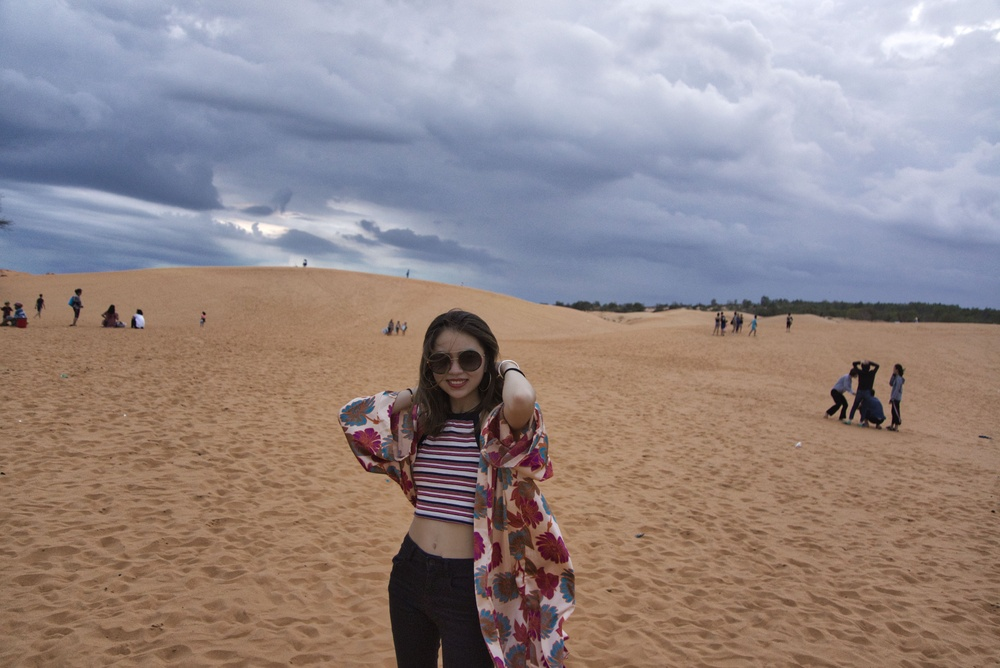
%> input picture Some trivial things/Matlab FFT Test/little_fairy.jpg, 1000 x 668 px, shrunk from 6024 x 4024 before the run, given in place of little_fairy.jpeg, which was not available
$ octave Matlab_FFT.m   (GNU Octave 9; MATLAB toolbox functions it lacks are replaced by stand-ins)
%> lines starting %> are read from the running program, lines starting %| are printed output that depends on the picture; pictures that were not available may be replaced by others from this repository, and a replacement may not be noted
clc;
clear;
A=imread('little_fairy.jpeg');
%> A is the input picture: size 668x1000x3 uint8; mean R, G, B 148.7, 135.5, 134.9
if ndims(A)==3
   A=rgb2gray(A);% 3D to 2D
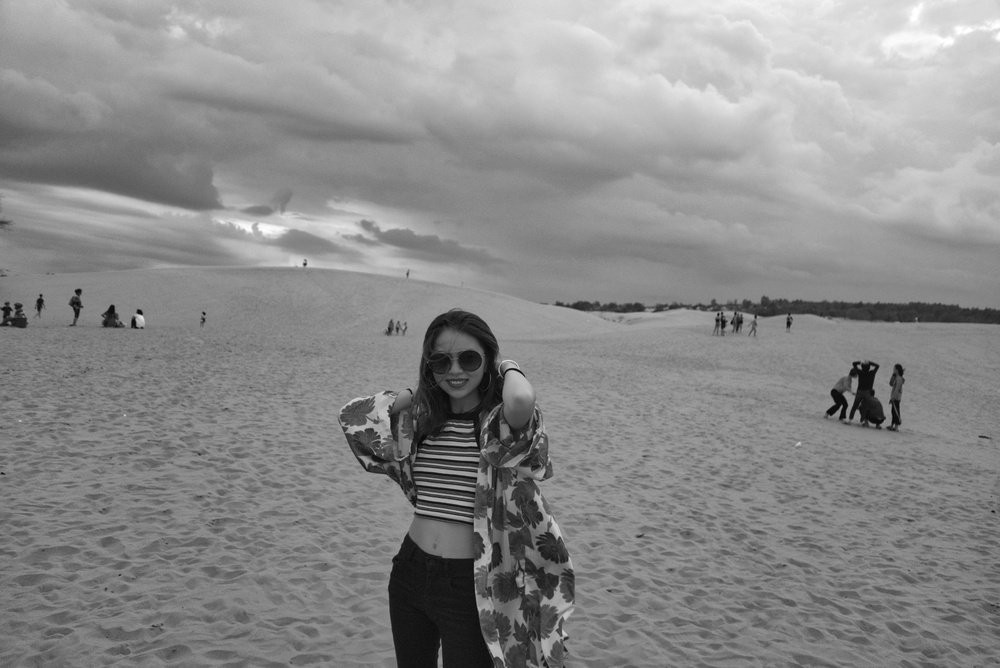
%> A: size 668x1000 uint8; min 6, max 255, mean 139.4
end
I=fft2(double(A));% change data to type double
B=fftshift(I);% move the zero zone to the center
C=log(1+abs(B));% show beatifully
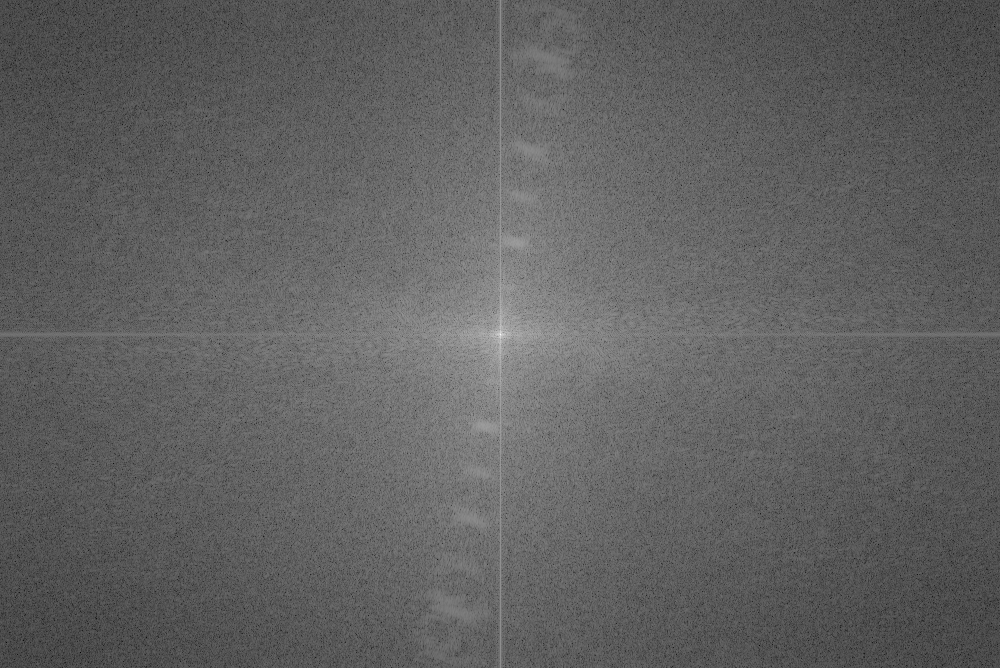
%> C: size 668x1000 double; min 1.4, max 18.35, mean 7.84; drawn with min black and max white
D = real(ifft2(I));
subplot(1,3,1),imshow(A),title('oringinal image');
subplot(1,3,2),imshow(C,[]),title('image of FFT');
subplot(1,3,3),imshow(D,[]),title('image of inverse FFT');
%  figure
%  imshow(C,[])

$ run again, with Some trivial things/Matlab FFT Test/_WSH0024.jpg copied over Some trivial things/Matlab FFT Test/little_fairy.jpg
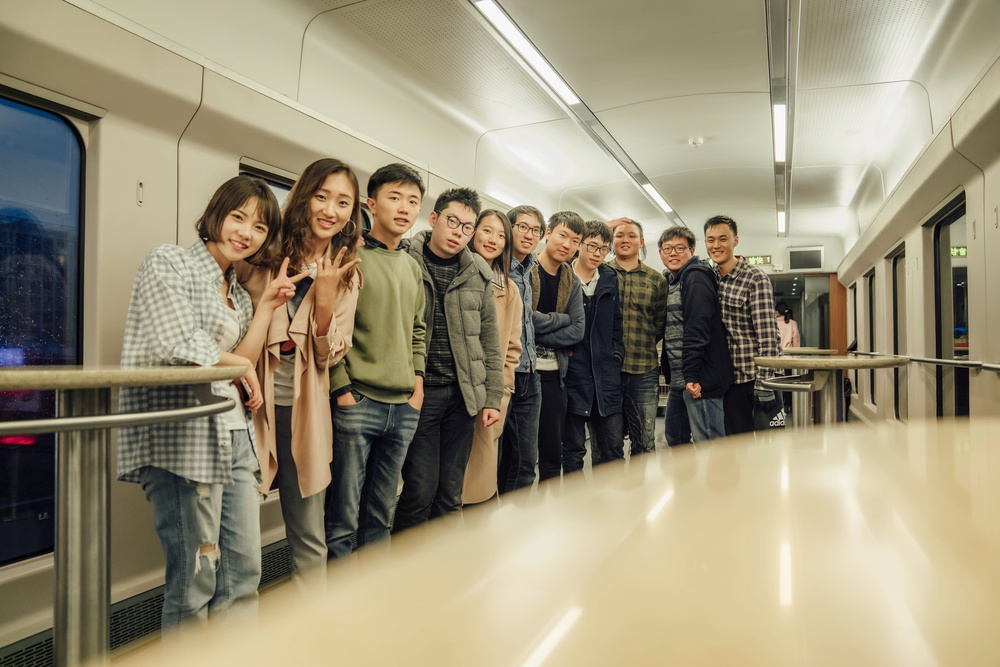
%> input picture Some trivial things/Matlab FFT Test/_WSH0024.jpg, 1000 x 667 px, shrunk from 7952 x 5304 before the run, given in place of little_fairy.jpeg, which was not available
%> A is the input picture: size 667x1000x3 uint8; mean R, G, B 153, 143.8, 119.3
%> `A=rgb2gray(A);`:
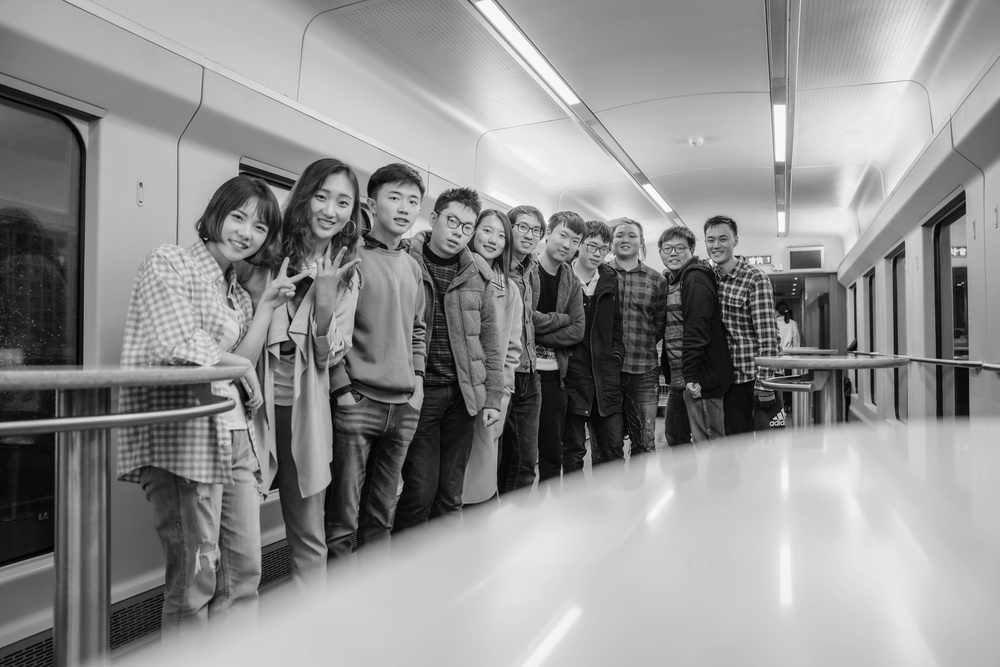
%> A: size 667x1000 uint8; min 0, max 255, mean 143.8
%> `C=log(1+abs(B));`:
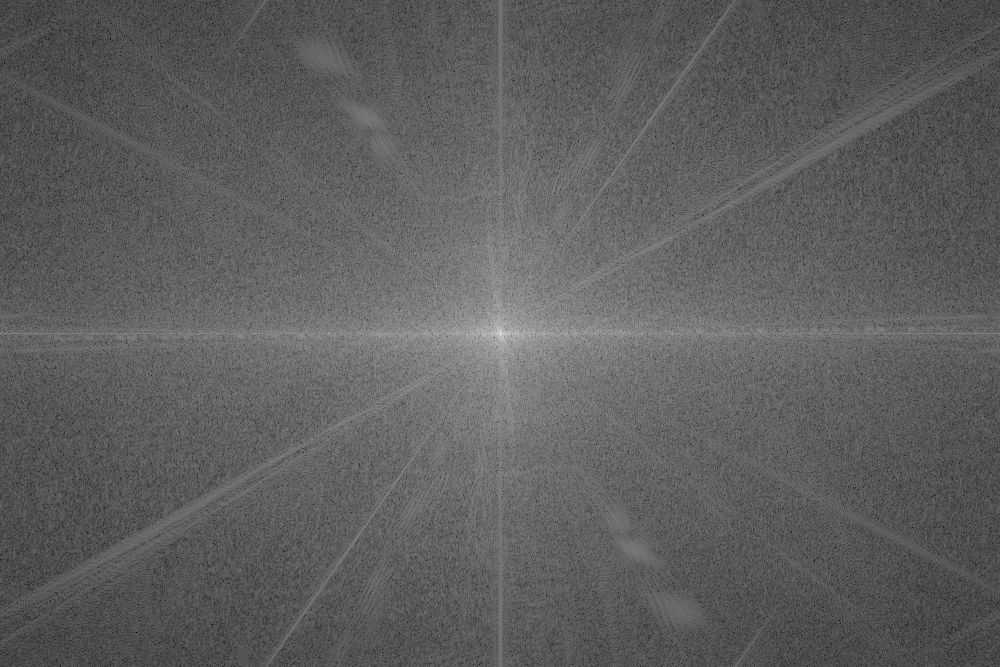
%> C: size 667x1000 double; min 2.43, max 18.38, mean 8.36; drawn with min black and max white
